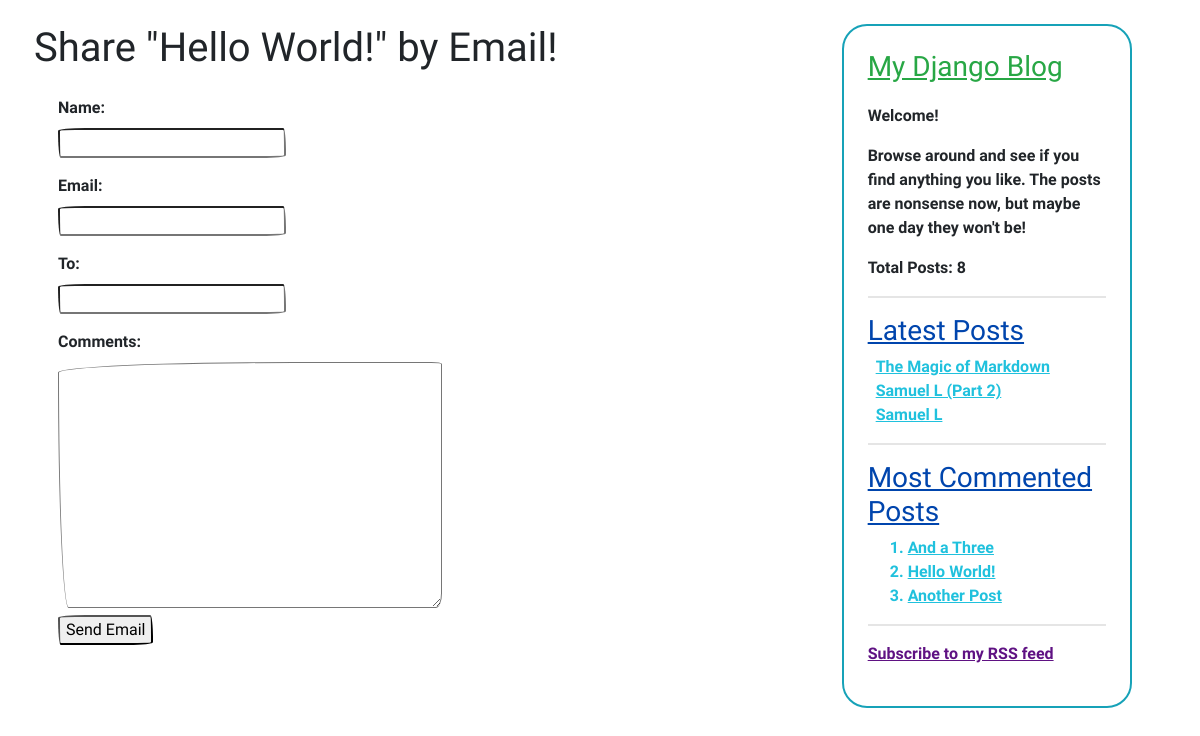
Screenshot of /blog/1/share/ with the database file from the repository.
### blog/models.py (models this page shows, shortened)
class Post(models.Model):
    STATUS_CHOICES = (
        ('draft', 'Draft'),
        ('published', 'Published'),
    )
    id = models.AutoField(primary_key=True)
    title = models.CharField(max_length=250)
    slug = models.SlugField(max_length=250,
                            unique_for_date='publish')
    author = models.ForeignKey(User,
                               on_delete=models.CASCADE,
                               related_name='blog_posts')
    body = models.TextField()
    publish = models.DateTimeField(default=timezone.now)
    created = models.DateTimeField(auto_now_add=True)
    updated = models.DateTimeField(auto_now=True)
    status = models.CharField(max_length=10,
                              choices=STATUS_CHOICES,
                              default='draft')
    votes = models.IntegerField(default=0)
    tags = TaggableManager()
    objects = models.Manager()
    published = PublisherManager()
    class Meta:
        ordering = ('-publish', )
    def get_absolute_url(self):
        return reverse('blog:post_detail',
                       args=[self.publish.year,
                             self.publish.month,
                             self.publish.day,
                             self.slug])

### blog/views.py (the view)
def post_share(request, post_id):
    post = get_object_or_404(Post, id=post_id, status='published')
    sent = False
    if (request.method == 'POST'):
        form = EmailPostForm(request.POST)
        if form.is_valid():
            cd = form.cleaned_data
            post_url = request.build_absolute_uri(post.get_absolute_url())
            subject = f"{cd['name']} recommends that you read \"{post.title}\""
            message = f"You can read \"{post.title}\" at:  {post_url}\n\n" \
                      f"{cd['name']}'s comments:\n\n\t{cd['comments']}" \
                      "\n\nSincerely,\n📨 EMAILBOT @ MyDjangoBlog.com 🤖"
            send_mail(subject, message, 'copev313@gmail.com', [cd['to']])
            sent = True
    else:
        form = EmailPostForm()
    return render(request,
                  'blog/post/share.html',
                  {'post': post,
                   'form': form,
                   'sent': sent})

### blog/forms.py
class EmailPostForm(forms.Form):
    name = forms.CharField(max_length=25)
    email = forms.EmailField()
    to = forms.EmailField()
    comments = forms.CharField(required=False,
                               widget=forms.Textarea)

### blog/models.py (called while the page is built)
    def get_queryset(self):
        return super(PublisherManager, self).get_queryset()\
                .filter(status='published')

### blog/templatetags/blog_tags.py (called while the page is built)
@register.simple_tag
def total_posts():
    return Post.published.count()

@register.inclusion_tag('blog/post/latest_posts.html')
def show_latest_posts(count=5):
    latest_posts = Post.published.order_by('-publish')[:count]
    return {'latest_posts': latest_posts}

@register.simple_tag
def get_most_commented_posts(count=5):
    return Post.published.annotate(
                total_comments=Count('comments')
            ).order_by('-total_comments')[:count]

### blog/templates/blog/post/share.html (shortened to what this page needs)
{% extends "blog/base.html" %}
{% block content %}
<div class="mt-4">
    {% if sent %}
        <hr>
        <h1>Email Sent Successfully!</h1>
        <p class="pl-1">
            "{{ post.title }}" was successfully sent to <strong>{{ form.cleaned_data.to }}</strong>.
        </p>
        <hr>
    {% else %}
        <h1 class="mb-4">Share "{{ post.title }}" by Email!</h1>
        <form class="pl-4" method="POST">
            {% for field in form %}
                <div>
                    <div class="mt-3"> {{ field.label_tag }} </div>
                    {{ field }}
                </div>
            {% endfor %}
            <input type="submit" value="Send Email">
        </form>
    {% endif %}
</div>
{% endblock %}

### blog/templates/blog/components/sidecard.html
{% load blog_tags %}
<div class="col-3 card border-info rounded mt-4 ml-5 p-1 h-50">
    <div class="card-body">
        <h4 class="card-title h3 pb-2 text-success"><ins>My Django Blog</ins></h4>
        <p class="card-text">Welcome!</p>
        <p class="card-text">
            Browse around and see if you find anything you like. The posts are nonsense now, but maybe one day they won't be!
        </p>
        <p><strong>Total Posts:</strong> {% total_posts %}</p>
        <hr>
        <div>
            <h3 class="my-2 dark-blue"><ins>Latest Posts</ins></h3>
            {% show_latest_posts 3 %}
        </div>
        <hr>
        <div class="my-2">
            <h3 class="dark-blue"><ins>Most Commented Posts</ins></h3>
            {% get_most_commented_posts 3 as most_commented_posts %}
            <ol>
                {% for post in most_commented_posts %}
                    <li class="light-blue">
                        <a  href="{{ post.get_absolute_url }}"
                            class="light-blue">
                            {{ post.title }}
                        </a>
                    </li>
                {% endfor %}
            </ol>
        </div>
        <hr>
        <div class="my-2">
            <p>
                <a href="{% url 'blog:post_feed' %}" class="purple">
                    Subscribe to my RSS feed
                </a>
            </p>
        </div>
    </div>
</div>

### blog/templates/blog/post/latest_posts.html
<ul class="list-unstyled">
    {% for post in latest_posts %}
        <li class="pl-2">
            <a href="{{ post.get_absolute_url }}" class="light-blue">
                {{ post.title }}
            </a>
        </li>
    {% endfor %}
</ul>

### blog/static/css/blog.css (style rules this page uses)
.light-blue { color: rgb(32, 193, 221); }
.dark-blue { color: rgb(0, 69, 173); }
.purple { color: rgb(95, 18, 131); }

### rows the page displays
Post: title "Hello World!"
Post: title "The Magic of Markdown"
Post: title "Samuel L (Part 2)"
Post: title "Samuel L"
Post: title "And a Three"
Post: title "Another Post"

### other values shown
{{ field.label_tag }} "Name:" "Email:" "To:" "Comments:"
